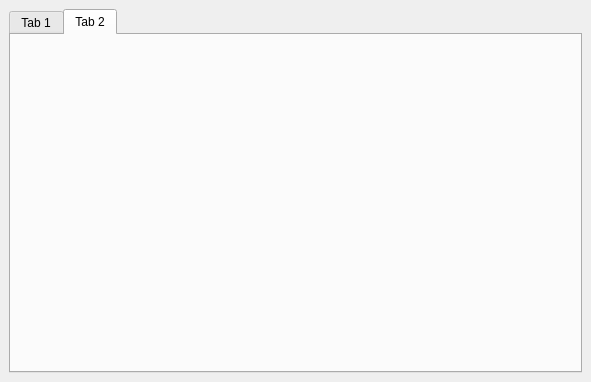
<?xml version="1.0" encoding="UTF-8"?>
<ui version="4.0">
 <class>MainVentana</class>
 <widget class="QMainWindow" name="MainVentana">
  <property name="geometry">
   <rect>
    <x>0</x>
    <y>0</y>
    <width>591</width>
    <height>382</height>
   </rect>
  </property>
  <property name="sizePolicy">
   <sizepolicy hsizetype="Expanding" vsizetype="Expanding">
    <horstretch>0</horstretch>
    <verstretch>0</verstretch>
   </sizepolicy>
  </property>
  <property name="windowTitle">
   <string>Calculadora Geográfica</string>
  </property>
  <widget class="QWidget" name="centralwidget">
   <layout class="QVBoxLayout" name="verticalLayout">
    <item>
     <widget class="QTabWidget" name="tabWidget">
      <property name="currentIndex">
       <number>1</number>
      </property>
      <widget class="QWidget" name="onePointTab">
       <property name="sizePolicy">
        <sizepolicy hsizetype="Expanding" vsizetype="Preferred">
         <horstretch>0</horstretch>
         <verstretch>0</verstretch>
        </sizepolicy>
       </property>
       <attribute name="title">
        <string>Tab 1</string>
       </attribute>
      </widget>
      <widget class="QWidget" name="tableTab">
       <attribute name="title">
        <string>Tab 2</string>
       </attribute>
      </widget>
     </widget>
    </item>
   </layout>
  </widget>
  <widget class="QMenuBar" name="menubar">
   <property name="geometry">
    <rect>
     <x>0</x>
     <y>0</y>
     <width>591</width>
     <height>20</height>
    </rect>
   </property>
  </widget>
 </widget>
 <resources/>
 <connections/>
</ui>
